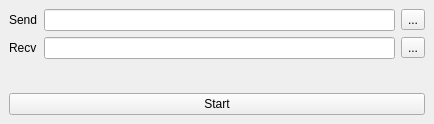
<?xml version="1.0" encoding="UTF-8"?>
<ui version="4.0">
 <class>MainWindow</class>
 <widget class="QMainWindow" name="MainWindow">
  <property name="geometry">
   <rect>
    <x>0</x>
    <y>0</y>
    <width>434</width>
    <height>124</height>
   </rect>
  </property>
  <property name="windowTitle">
   <string>YModem Test</string>
  </property>
  <widget class="QWidget" name="centralwidget">
   <layout class="QVBoxLayout" name="verticalLayout">
    <item>
     <layout class="QGridLayout" name="gridLayout">
      <item row="1" column="1">
       <widget class="QLineEdit" name="lineEdit_Recv"/>
      </item>
      <item row="1" column="2">
       <widget class="QToolButton" name="toolButton_recv">
        <property name="text">
         <string>...</string>
        </property>
       </widget>
      </item>
      <item row="0" column="2">
       <widget class="QToolButton" name="toolButton_Send">
        <property name="text">
         <string>...</string>
        </property>
       </widget>
      </item>
      <item row="0" column="1">
       <widget class="QLineEdit" name="lineEdit_Send"/>
      </item>
      <item row="0" column="0">
       <widget class="QLabel" name="label">
        <property name="text">
         <string>Send</string>
        </property>
       </widget>
      </item>
      <item row="1" column="0">
       <widget class="QLabel" name="label_2">
        <property name="text">
         <string>Recv</string>
        </property>
       </widget>
      </item>
     </layout>
    </item>
    <item>
     <spacer name="verticalSpacer">
      <property name="orientation">
       <enum>Qt::Vertical</enum>
      </property>
      <property name="sizeHint" stdset="0">
       <size>
        <width>20</width>
        <height>40</height>
       </size>
      </property>
     </spacer>
    </item>
    <item>
     <widget class="QPushButton" name="pushButton_Start">
      <property name="text">
       <string>Start</string>
      </property>
     </widget>
    </item>
   </layout>
  </widget>
 </widget>
 <resources/>
 <connections/>
</ui>
